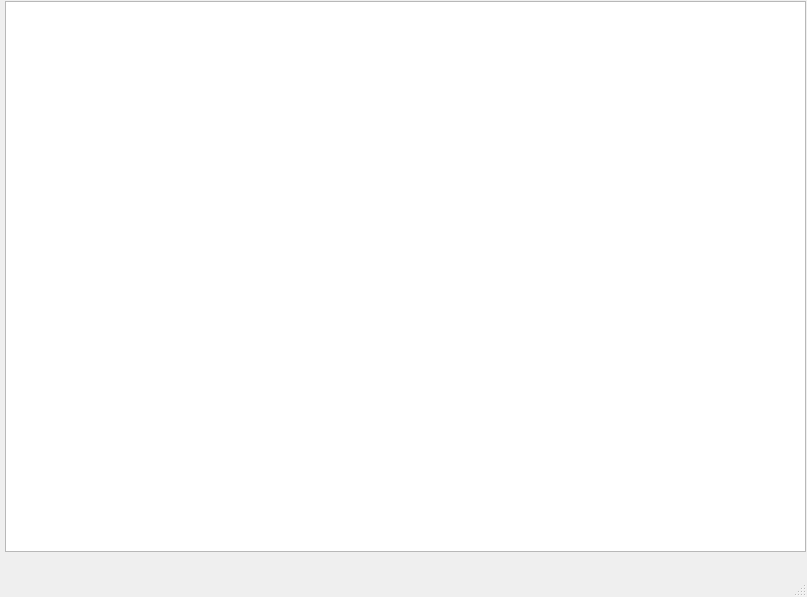
<?xml version="1.0" encoding="UTF-8"?>
<ui version="4.0">
 <class>MainWindow</class>
 <widget class="QMainWindow" name="MainWindow">
  <property name="geometry">
   <rect>
    <x>0</x>
    <y>0</y>
    <width>807</width>
    <height>597</height>
   </rect>
  </property>
  <property name="windowTitle">
   <string>MainWindow</string>
  </property>
  <widget class="QWidget" name="centralwidget">
   <widget class="QTableWidget" name="table_widget">
    <property name="geometry">
     <rect>
      <x>5</x>
      <y>1</y>
      <width>801</width>
      <height>551</height>
     </rect>
    </property>
   </widget>
  </widget>
  <widget class="QMenuBar" name="menubar">
   <property name="geometry">
    <rect>
     <x>0</x>
     <y>0</y>
     <width>807</width>
     <height>21</height>
    </rect>
   </property>
  </widget>
  <widget class="QStatusBar" name="statusbar"/>
 </widget>
 <resources/>
 <connections/>
</ui>
